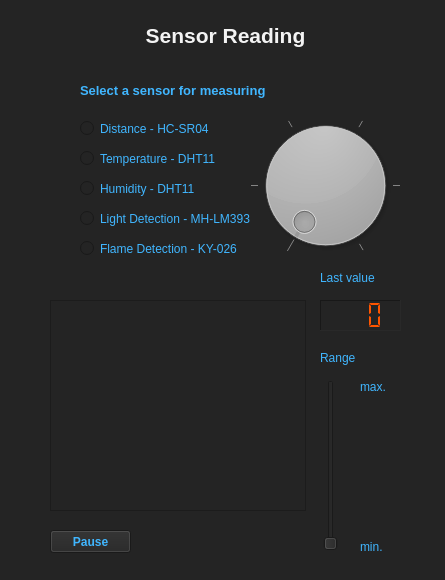
<?xml version="1.0" encoding="UTF-8"?>
<ui version="4.0">
 <class>Project</class>
 <widget class="QDialog" name="Project">
  <property name="geometry">
   <rect>
    <x>0</x>
    <y>0</y>
    <width>445</width>
    <height>580</height>
   </rect>
  </property>
  <property name="minimumSize">
   <size>
    <width>445</width>
    <height>580</height>
   </size>
  </property>
  <property name="maximumSize">
   <size>
    <width>445</width>
    <height>580</height>
   </size>
  </property>
  <property name="palette">
   <palette>
    <active>
     <colorrole role="WindowText">
      <brush brushstyle="SolidPattern">
       <color alpha="255">
        <red>64</red>
        <green>182</green>
        <blue>255</blue>
       </color>
      </brush>
     </colorrole>
     <colorrole role="Button">
      <brush brushstyle="SolidPattern">
       <color alpha="255">
        <red>36</red>
        <green>36</green>
        <blue>36</blue>
       </color>
      </brush>
     </colorrole>
     <colorrole role="Text">
      <brush brushstyle="SolidPattern">
       <color alpha="255">
        <red>64</red>
        <green>182</green>
        <blue>255</blue>
       </color>
      </brush>
     </colorrole>
     <colorrole role="ButtonText">
      <brush brushstyle="SolidPattern">
       <color alpha="255">
        <red>64</red>
        <green>182</green>
        <blue>255</blue>
       </color>
      </brush>
     </colorrole>
     <colorrole role="Base">
      <brush brushstyle="SolidPattern">
       <color alpha="255">
        <red>36</red>
        <green>36</green>
        <blue>36</blue>
       </color>
      </brush>
     </colorrole>
     <colorrole role="Window">
      <brush brushstyle="SolidPattern">
       <color alpha="255">
        <red>36</red>
        <green>36</green>
        <blue>36</blue>
       </color>
      </brush>
     </colorrole>
    </active>
    <inactive>
     <colorrole role="WindowText">
      <brush brushstyle="SolidPattern">
       <color alpha="255">
        <red>64</red>
        <green>182</green>
        <blue>255</blue>
       </color>
      </brush>
     </colorrole>
     <colorrole role="Button">
      <brush brushstyle="SolidPattern">
       <color alpha="255">
        <red>36</red>
        <green>36</green>
        <blue>36</blue>
       </color>
      </brush>
     </colorrole>
     <colorrole role="Text">
      <brush brushstyle="SolidPattern">
       <color alpha="255">
        <red>64</red>
        <green>182</green>
        <blue>255</blue>
       </color>
      </brush>
     </colorrole>
     <colorrole role="ButtonText">
      <brush brushstyle="SolidPattern">
       <color alpha="255">
        <red>64</red>
        <green>182</green>
        <blue>255</blue>
       </color>
      </brush>
     </colorrole>
     <colorrole role="Base">
      <brush brushstyle="SolidPattern">
       <color alpha="255">
        <red>36</red>
        <green>36</green>
        <blue>36</blue>
       </color>
      </brush>
     </colorrole>
     <colorrole role="Window">
      <brush brushstyle="SolidPattern">
       <color alpha="255">
        <red>36</red>
        <green>36</green>
        <blue>36</blue>
       </color>
      </brush>
     </colorrole>
    </inactive>
    <disabled>
     <colorrole role="WindowText">
      <brush brushstyle="SolidPattern">
       <color alpha="255">
        <red>64</red>
        <green>182</green>
        <blue>255</blue>
       </color>
      </brush>
     </colorrole>
     <colorrole role="Button">
      <brush brushstyle="SolidPattern">
       <color alpha="255">
        <red>36</red>
        <green>36</green>
        <blue>36</blue>
       </color>
      </brush>
     </colorrole>
     <colorrole role="Text">
      <brush brushstyle="SolidPattern">
       <color alpha="255">
        <red>64</red>
        <green>182</green>
        <blue>255</blue>
       </color>
      </brush>
     </colorrole>
     <colorrole role="ButtonText">
      <brush brushstyle="SolidPattern">
       <color alpha="255">
        <red>64</red>
        <green>182</green>
        <blue>255</blue>
       </color>
      </brush>
     </colorrole>
     <colorrole role="Base">
      <brush brushstyle="SolidPattern">
       <color alpha="255">
        <red>36</red>
        <green>36</green>
        <blue>36</blue>
       </color>
      </brush>
     </colorrole>
     <colorrole role="Window">
      <brush brushstyle="SolidPattern">
       <color alpha="255">
        <red>36</red>
        <green>36</green>
        <blue>36</blue>
       </color>
      </brush>
     </colorrole>
    </disabled>
   </palette>
  </property>
  <property name="windowTitle">
   <string>Project</string>
  </property>
  <property name="windowIcon">
   <iconset>
    <normaloff>tec.png</normaloff>tec.png</iconset>
  </property>
  <property name="autoFillBackground">
   <bool>false</bool>
  </property>
  <property name="styleSheet">
   <string notr="true">background-color: rgb(36, 36, 36);
color: rgb(64, 182, 255);</string>
  </property>
  <widget class="QLabel" name="label">
   <property name="geometry">
    <rect>
     <x>110</x>
     <y>20</y>
     <width>231</width>
     <height>31</height>
    </rect>
   </property>
   <property name="palette">
    <palette>
     <active>
      <colorrole role="WindowText">
       <brush brushstyle="SolidPattern">
        <color alpha="255">
         <red>243</red>
         <green>243</green>
         <blue>243</blue>
        </color>
       </brush>
      </colorrole>
      <colorrole role="Button">
       <brush brushstyle="SolidPattern">
        <color alpha="255">
         <red>36</red>
         <green>36</green>
         <blue>36</blue>
        </color>
       </brush>
      </colorrole>
      <colorrole role="Text">
       <brush brushstyle="SolidPattern">
        <color alpha="255">
         <red>243</red>
         <green>243</green>
         <blue>243</blue>
        </color>
       </brush>
      </colorrole>
      <colorrole role="ButtonText">
       <brush brushstyle="SolidPattern">
        <color alpha="255">
         <red>243</red>
         <green>243</green>
         <blue>243</blue>
        </color>
       </brush>
      </colorrole>
      <colorrole role="Base">
       <brush brushstyle="SolidPattern">
        <color alpha="255">
         <red>36</red>
         <green>36</green>
         <blue>36</blue>
        </color>
       </brush>
      </colorrole>
      <colorrole role="Window">
       <brush brushstyle="SolidPattern">
        <color alpha="255">
         <red>36</red>
         <green>36</green>
         <blue>36</blue>
        </color>
       </brush>
      </colorrole>
     </active>
     <inactive>
      <colorrole role="WindowText">
       <brush brushstyle="SolidPattern">
        <color alpha="255">
         <red>243</red>
         <green>243</green>
         <blue>243</blue>
        </color>
       </brush>
      </colorrole>
      <colorrole role="Button">
       <brush brushstyle="SolidPattern">
        <color alpha="255">
         <red>36</red>
         <green>36</green>
         <blue>36</blue>
        </color>
       </brush>
      </colorrole>
      <colorrole role="Text">
       <brush brushstyle="SolidPattern">
        <color alpha="255">
         <red>243</red>
         <green>243</green>
         <blue>243</blue>
        </color>
       </brush>
      </colorrole>
      <colorrole role="ButtonText">
       <brush brushstyle="SolidPattern">
        <color alpha="255">
         <red>243</red>
         <green>243</green>
         <blue>243</blue>
        </color>
       </brush>
      </colorrole>
      <colorrole role="Base">
       <brush brushstyle="SolidPattern">
        <color alpha="255">
         <red>36</red>
         <green>36</green>
         <blue>36</blue>
        </color>
       </brush>
      </colorrole>
      <colorrole role="Window">
       <brush brushstyle="SolidPattern">
        <color alpha="255">
         <red>36</red>
         <green>36</green>
         <blue>36</blue>
        </color>
       </brush>
      </colorrole>
     </inactive>
     <disabled>
      <colorrole role="WindowText">
       <brush brushstyle="SolidPattern">
        <color alpha="255">
         <red>243</red>
         <green>243</green>
         <blue>243</blue>
        </color>
       </brush>
      </colorrole>
      <colorrole role="Button">
       <brush brushstyle="SolidPattern">
        <color alpha="255">
         <red>36</red>
         <green>36</green>
         <blue>36</blue>
        </color>
       </brush>
      </colorrole>
      <colorrole role="Text">
       <brush brushstyle="SolidPattern">
        <color alpha="255">
         <red>243</red>
         <green>243</green>
         <blue>243</blue>
        </color>
       </brush>
      </colorrole>
      <colorrole role="ButtonText">
       <brush brushstyle="SolidPattern">
        <color alpha="255">
         <red>243</red>
         <green>243</green>
         <blue>243</blue>
        </color>
       </brush>
      </colorrole>
      <colorrole role="Base">
       <brush brushstyle="SolidPattern">
        <color alpha="255">
         <red>36</red>
         <green>36</green>
         <blue>36</blue>
        </color>
       </brush>
      </colorrole>
      <colorrole role="Window">
       <brush brushstyle="SolidPattern">
        <color alpha="255">
         <red>36</red>
         <green>36</green>
         <blue>36</blue>
        </color>
       </brush>
      </colorrole>
     </disabled>
    </palette>
   </property>
   <property name="font">
    <font>
     <pointsize>16</pointsize>
     <weight>75</weight>
     <bold>true</bold>
    </font>
   </property>
   <property name="styleSheet">
    <string notr="true">color: rgb(243, 243, 243);</string>
   </property>
   <property name="text">
    <string>Sensor Reading</string>
   </property>
   <property name="alignment">
    <set>Qt::AlignCenter</set>
   </property>
  </widget>
  <widget class="QLabel" name="label_2">
   <property name="geometry">
    <rect>
     <x>80</x>
     <y>80</y>
     <width>261</width>
     <height>21</height>
    </rect>
   </property>
   <property name="font">
    <font>
     <pointsize>10</pointsize>
     <weight>75</weight>
     <bold>true</bold>
    </font>
   </property>
   <property name="text">
    <string>Select a sensor for measuring</string>
   </property>
   <property name="alignment">
    <set>Qt::AlignLeading|Qt::AlignLeft|Qt::AlignVCenter</set>
   </property>
  </widget>
  <widget class="QRadioButton" name="distance">
   <property name="geometry">
    <rect>
     <x>80</x>
     <y>120</y>
     <width>161</width>
     <height>17</height>
    </rect>
   </property>
   <property name="text">
    <string>Distance - HC-SR04</string>
   </property>
  </widget>
  <widget class="QDial" name="sensorSelector">
   <property name="geometry">
    <rect>
     <x>250</x>
     <y>110</y>
     <width>151</width>
     <height>151</height>
    </rect>
   </property>
   <property name="maximum">
    <number>5</number>
   </property>
   <property name="wrapping">
    <bool>false</bool>
   </property>
   <property name="notchTarget">
    <double>5.000000000000000</double>
   </property>
   <property name="notchesVisible">
    <bool>true</bool>
   </property>
  </widget>
  <widget class="QSlider" name="sliderVal">
   <property name="geometry">
    <rect>
     <x>320</x>
     <y>380</y>
     <width>21</width>
     <height>171</height>
    </rect>
   </property>
   <property name="orientation">
    <enum>Qt::Vertical</enum>
   </property>
  </widget>
  <widget class="QLCDNumber" name="lcdVal">
   <property name="geometry">
    <rect>
     <x>320</x>
     <y>300</y>
     <width>81</width>
     <height>31</height>
    </rect>
   </property>
   <property name="font">
    <font>
     <weight>75</weight>
     <bold>true</bold>
    </font>
   </property>
   <property name="autoFillBackground">
    <bool>false</bool>
   </property>
   <property name="styleSheet">
    <string notr="true">color: rgb(255, 85, 0);</string>
   </property>
   <property name="frameShape">
    <enum>QFrame::Panel</enum>
   </property>
   <property name="frameShadow">
    <enum>QFrame::Sunken</enum>
   </property>
   <property name="smallDecimalPoint">
    <bool>true</bool>
   </property>
   <property name="digitCount">
    <number>3</number>
   </property>
   <property name="segmentStyle">
    <enum>QLCDNumber::Flat</enum>
   </property>
  </widget>
  <widget class="QPushButton" name="pauseResume">
   <property name="geometry">
    <rect>
     <x>50</x>
     <y>530</y>
     <width>81</width>
     <height>23</height>
    </rect>
   </property>
   <property name="font">
    <font>
     <weight>75</weight>
     <bold>true</bold>
    </font>
   </property>
   <property name="styleSheet">
    <string notr="true"/>
   </property>
   <property name="text">
    <string>Pause</string>
   </property>
   <property name="autoDefault">
    <bool>false</bool>
   </property>
   <property name="default">
    <bool>false</bool>
   </property>
   <property name="flat">
    <bool>false</bool>
   </property>
  </widget>
  <widget class="QColumnView" name="dataVals">
   <property name="geometry">
    <rect>
     <x>50</x>
     <y>300</y>
     <width>256</width>
     <height>211</height>
    </rect>
   </property>
   <property name="frameShadow">
    <enum>QFrame::Plain</enum>
   </property>
  </widget>
  <widget class="QRadioButton" name="temperature">
   <property name="geometry">
    <rect>
     <x>80</x>
     <y>150</y>
     <width>161</width>
     <height>17</height>
    </rect>
   </property>
   <property name="text">
    <string>Temperature - DHT11</string>
   </property>
  </widget>
  <widget class="QRadioButton" name="humidity">
   <property name="geometry">
    <rect>
     <x>80</x>
     <y>180</y>
     <width>151</width>
     <height>17</height>
    </rect>
   </property>
   <property name="text">
    <string>Humidity - DHT11</string>
   </property>
  </widget>
  <widget class="QRadioButton" name="light">
   <property name="geometry">
    <rect>
     <x>80</x>
     <y>210</y>
     <width>171</width>
     <height>17</height>
    </rect>
   </property>
   <property name="text">
    <string>Light Detection - MH-LM393</string>
   </property>
  </widget>
  <widget class="QRadioButton" name="flame">
   <property name="geometry">
    <rect>
     <x>80</x>
     <y>240</y>
     <width>181</width>
     <height>17</height>
    </rect>
   </property>
   <property name="text">
    <string>Flame Detection - KY-026</string>
   </property>
  </widget>
  <widget class="QLabel" name="min">
   <property name="geometry">
    <rect>
     <x>360</x>
     <y>540</y>
     <width>47</width>
     <height>13</height>
    </rect>
   </property>
   <property name="text">
    <string>min.</string>
   </property>
  </widget>
  <widget class="QLabel" name="max">
   <property name="geometry">
    <rect>
     <x>360</x>
     <y>380</y>
     <width>47</width>
     <height>13</height>
    </rect>
   </property>
   <property name="text">
    <string>max.</string>
   </property>
  </widget>
  <widget class="QLabel" name="label_5">
   <property name="geometry">
    <rect>
     <x>320</x>
     <y>350</y>
     <width>81</width>
     <height>16</height>
    </rect>
   </property>
   <property name="text">
    <string>Range</string>
   </property>
  </widget>
  <widget class="QLabel" name="label_6">
   <property name="geometry">
    <rect>
     <x>320</x>
     <y>270</y>
     <width>81</width>
     <height>16</height>
    </rect>
   </property>
   <property name="text">
    <string>Last value</string>
   </property>
  </widget>
 </widget>
 <resources/>
 <connections/>
</ui>
